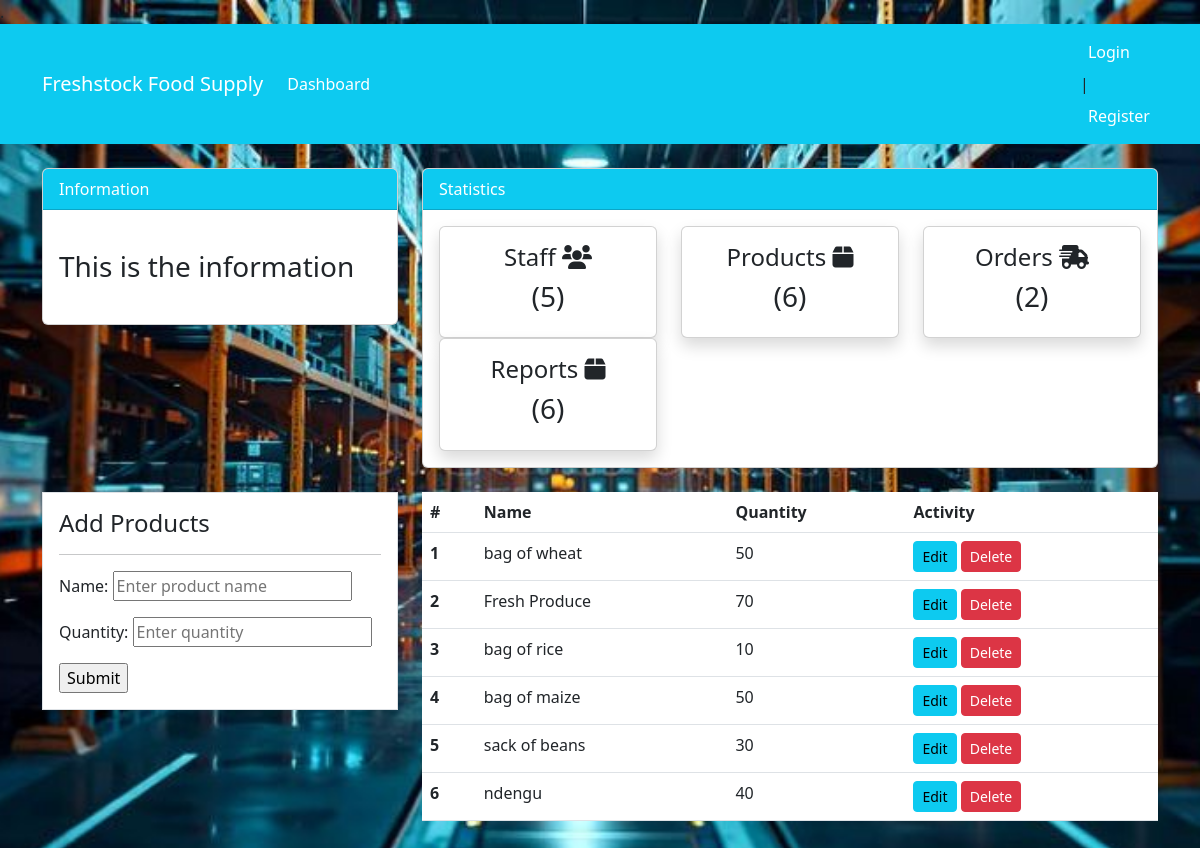
The app's page /product/ with its own data.
### dashboard/models.py (models this page shows, shortened)
class Product(models.Model):
    name = models.CharField(max_length=100, null=True)
    quantity = models.PositiveIntegerField(null=True)

### dashboard/views.py (the view)
# urls.py: path('product/', views.product, name='dashboard-product'),
def product(request):
    if request.method == 'POST':
        form = ProductForm(request.POST)
        if form.is_valid():
            form.save()
            return redirect('dashboard-product')  # Redirect to the product dashboard after saving
    else:
        form = ProductForm()  # Create a new form instance for GET requests
    products = Product.objects.all()
    return render(request, 'dashboard/product.html', {
        'users': users,
        'products': products,
        'orders': orders,
        'form': form,
    })

### dashboard/forms.py (shortened to what this page needs)
class ProductForm(forms.ModelForm):
    class Meta:
        model = Product
        fields = ['name', 'quantity']
        widgets = {
            'name': forms.TextInput(attrs={'placeholder': 'Enter product name'}),
            'quantity': forms.NumberInput(attrs={'placeholder': 'Enter quantity'}),
        }

### templates/dashboard/product.html (shortened to what this page needs)
{% extends 'partials/base.html' %}
{% block content %}
{% include 'partials/nav.html' %}
{% include 'partials/topnav.html' %}
<div class="container">
    <div class="row my-4">
        <div class="col-md-4">
            <div class="border bg-white p-3">
                <h4>Add Products</h4>
                <hr>
                <form method="post">
                    {{ form.as_p }}
                    <input  type="submit" >
                </form>
            </div>
        </div>
        <div class="col-md-8">
            <table class="table bg-white">
                <thead class="bg-info">
                    <tr class="text-white ">
                        <th scope="col">#</th>
                        <th scope="col">Name</th>
                        <th scope="col">Quantity</th>
                        <th scope="col">Activity</th>
                    </tr>
                </thead>
                <tbody>
                    {% for product in products %}
                    <tr>
                        <th scope="row">{{ forloop.counter }}</th>
                        <td>{{ product.name }}</td>
                        <td>{{ product.quantity }}</td>
                        <td>
                            <a class="btn btn-info btn-sm" href="{% url 'edit-product' product.id%}">Edit</a>
                            <a class="btn btn-danger btn-sm" href="{% url 'delete-product' product.id%}">Delete</a>
                        </td>
                    </tr>
                    {% endfor %}
                </tbody>
            </table>
        </div>
    </div>
</div>
{% endblock %}

### templates/partials/base.html (shortened to what this page needs)
{% load static %}
<!doctype html>
<html lang="en">
<head>
    <link rel="stylesheet" href="https://cdn.jsdelivr.net/npm/bootstrap@5.3.0/dist/css/bootstrap.min.css"
>
    <link rel="stylesheet" href="https://cdnjs.cloudflare.com/ajax/libs/font-awesome/6.0.0-beta3/css/all.min.css">
    <link rel="stylesheet" href="{% static '/style.css' %}">
</head>
<body>
    {% block content %}
    {% endblock %}
</body>
</html>

### templates/partials/nav.html (shortened to what this page needs)
{% load static %}
<nav class="navbar navbar-expand-lg bg-info">
    <div class="container">
        <a class="navbar-brand text-white" href="{% url 'dashboard-index' %}">Freshstock Food Supply</a>
        <div class="collapse navbar-collapse" id="navbarSupportedContent">
            <ul class="navbar-nav me-auto">
                <li class="nav-item active">
                    <a class="nav-link text-white" href="{% url 'dashboard-index' %}">Dashboard <span class="visually-hidden">(current)</span></a>
                </li>
            </ul>
            <ul class="navbar-nav ms-auto">
                <li class="nav-item active">
                    {% if user.is_authenticated %}
                    <a class="nav-link text-white" href="/accounts/profile/">{{ user.username }}</a>
                </li>
                <li class="nav-item">
                    <form method="post" action="{% url 'logout' %}" class="d-inline">
                        {% csrf_token %}
                        <button type="submit" class="btn btn-link nav-link text-white">Logout</button>
                    </form>
                    {% else %}
                    <a class="nav-link text-white" href="/accounts/login">Login</a>
                    |
                    <a class="nav-link text-white" href="/accounts/register">Register</a>
                </li>
                {% endif %}
            </ul>
        </div>
    </div>
</nav>

### templates/partials/topnav.html
{% load static %}
<div class="container">
    <div class="row mt-4">
        <div class="col-md-4">
            <div class="card">
                <div class="card-header bg-info text-white">
                    Information
                </div>
                <div class="card-body">
                    <marquee behavior="" direction="">
                        <h3 class="my-4">This is the information</h3>
                    </marquee>
                </div>
            </div>
        </div>
        <div class="col-md-8">
            <div class="card">
                <div class="card-header bg-info text-white">
                    Statistics
                </div>
                <div class="card-body">
                    <div class="row">
                        <div class="col-md-4">
                            <a class="text-decoration-none text-dark" href="{% url 'dashboard-staff' %}">
                                <div class="card my-card shadow text-center p-3">
                                    <h4>Staff <i class="fa-solid fa-users"></i></h4>
                                    <h3>({{users.count}})</h3>
                                </div>
                            </a>
                        </div>
                        <div class="col-md-4">
                            <a class="text-decoration-none text-dark" href="{% url 'dashboard-product' %}">
                                <div class="card my-card shadow text-center p-3">
                                    <h4>Products <i class="fa-solid fa-box"></i></h4>
                                    <h3>({{ products.count }})</h3>
                                </div>
                            </a>
                        </div>
                        <div class="col-md-4">
                            <a class="text-decoration-none text-dark" href="{% url 'dashboard-order' %}">
                                <div class="card my-card shadow text-center p-3">
                                    <h4>Orders <i class="fa-solid fa-truck-fast"></i></h4>
                                    <h3>({{ orders.count }})</h3>
                                </div>
                            </a>
                        </div>
                        <div class="col-md-4">
                            <a class="text-decoration-none text-dark" href="{% url 'dashboard-reports' %}">
                                <div class="card my-card shadow text-center p-3">
                                    <h4>Reports <i class="fa-solid fa-box"></i></h4>
                                    <h3>({{ products.count }})</h3>
                                </div>
                            </a>
                        </div>
                    </div>
                </div>
            </div>
        </div>
    </div>
</div>

### static/style.css (style rules this page uses)
body { background-image: url('static/images/warehouse.jpeg'); background-size: cover; background-position : center; background-repeat : no-repeat }

### templates/partials/base.html (style rules this page uses)
body { background-image: url('static/images/warehouse.jpeg'); background-size: cover; background-position : center; background-repeat : no-repeat }

### records on screen
Product: name "bag of wheat", quantity "50"
Product: name "Fresh Produce", quantity "70"
Product: name "bag of rice", quantity "10"
Product: name "bag of maize", quantity "50"
Product: name "sack of beans", quantity "30"
Product: name "ndengu", quantity "40"

### other values on screen
{{ users.count }} "5"
{{ products.count }} "6"
{{ orders.count }} "2"
